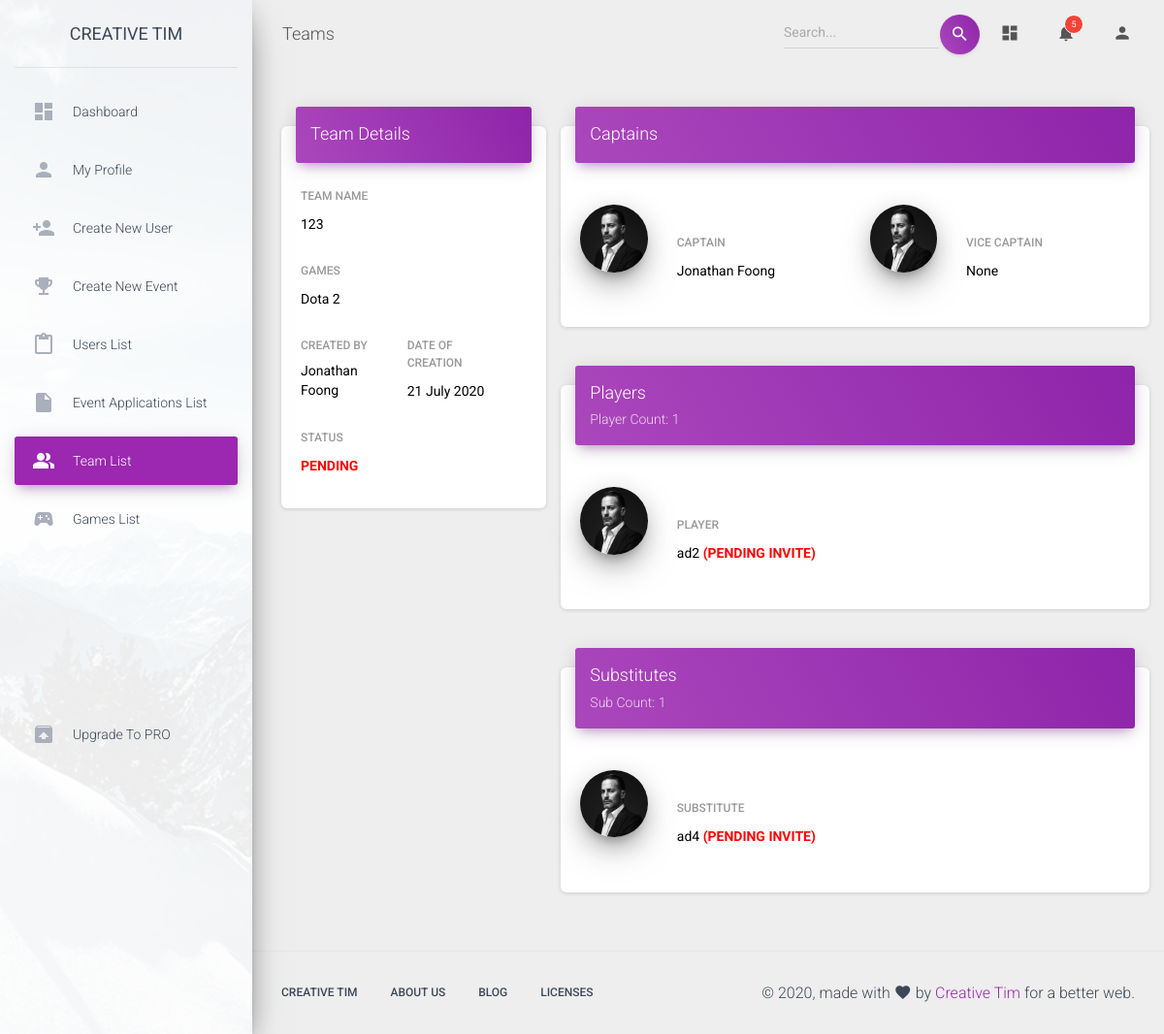
The app's page /dashboard_module/team_details.php?id=1 with its own data.
### tables this page shows
CREATE TABLE `teams` (
  `team_id` int(11) NOT NULL,
  `team_name` varchar(50) NOT NULL,
  `games` varchar(150) NOT NULL,
  `created_at` datetime NOT NULL,
  `created_by` int(11) NOT NULL,
  `status` enum('pending','authenticated','') NOT NULL,
  `updated_at` datetime DEFAULT NULL,
  `delete_at` datetime DEFAULT NULL
);

CREATE TABLE `users` (
  `id` int(11) NOT NULL,
  `full_name` varchar(100) NOT NULL,
  `user_id` varchar(50) DEFAULT NULL,
  `mobile_number` varchar(15) NOT NULL,
  `email` varchar(100) NOT NULL,
  `password` varchar(100) NOT NULL,
  `DoB` date NOT NULL,
  `gender` enum('male','female') NOT NULL,
  `status` enum('created','authenticated','inactive','') NOT NULL,
  `accessed_at` datetime DEFAULT NULL,
  `updated_at` datetime NOT NULL,
  `city` varchar(100) NOT NULL,
  `state` varchar(100) NOT NULL,
  `is_admin` int(1) NOT NULL DEFAULT 0,
  `image_url` varchar(50) DEFAULT NULL
);

CREATE TABLE `user_teams` (
  `id` int(11) NOT NULL,
  `team_id` int(11) NOT NULL,
  `user_id` int(11) NOT NULL,
  `role` enum('captain','vice','player','substitute','') NOT NULL,
  `created_at` datetime NOT NULL,
  `status` enum('pending','accepted','rejected','') NOT NULL,
  `delete_at` datetime DEFAULT NULL
);

### dashboard_module/team_details.php (the view, shortened to what the rows shown need)
<?php
  $con = DatabaseConn();
  $teamID = $_GET['id'];
  $sql_detail = "SELECT t.`team_name`, t.`games`, t.`created_at`, u.`full_name`, t.`status`
                 FROM `teams` t JOIN `users` u ON t.`created_by` = u.`id` WHERE t.`team_id` = '$teamID'";
  $details = mysqli_fetch_array(mysqli_query($con, $sql_detail));
  $team_name = $details['team_name'];
  $created_at = date("d F Y", strtotime($details['created_at']));
  $created_by = $details['full_name'];
  $status = $details['status'];
  $sql_capt = "SELECT ut.`user_id`, u.`full_name`, ut.`role`, ut.`status`
                FROM `user_teams` ut JOIN `users` u ON ut.`user_id` = u.`id`
                WHERE ut.`team_id` = '$teamID' AND ut.`role` = 'captain'";
  $capt = mysqli_fetch_array(mysqli_query($con, $sql_capt));
  $sql_player = "SELECT ut.`user_id`, u.`full_name`, ut.`role`, ut.`status`
                FROM `user_teams` ut JOIN `users` u ON ut.`user_id` = u.`id`
                WHERE ut.`team_id` = '$teamID' AND ut.`role` = 'player'";
  $player = mysqli_fetch_all(mysqli_query($con, $sql_player), MYSQLI_ASSOC);
  $playerHTML = generateSectionHTML($player);
  $sql_sub = "SELECT ut.`user_id`, u.`full_name`, ut.`role`, ut.`status`
                FROM `user_teams` ut JOIN `users` u ON ut.`user_id` = u.`id`
                WHERE ut.`team_id` = '$teamID' AND ut.`role` = 'substitute'";
  $sub = mysqli_fetch_all(mysqli_query($con, $sql_sub), MYSQLI_ASSOC);
  $subHTML = generateSectionHTML($sub);
  function generateSectionHTML($member_arr) {
    $ctr = 0;
    $memberCnt = sizeof($member_arr);
    $html = "";
    foreach($member_arr as $m) {
        if ($ctr % 2 == 0) $html .= '<div class="row">';
        $html .= generateMemberHTML($m['full_name'], $m['role'], $m['status']);
        $ctr++;
    }
    if ($memberCnt % 2 == 1) $html .= '</div>';
    return $html;
  }
  function generateMemberHTML($full_name, $role, $status) {
    $html = "";
    $statusText = "";
    if ($status == 'pending') $statusText = ' <b style="color:red;">(PENDING INVITE)</b>';
    $html .= '<div class="card-profile col-md-2">
                    <div class="card-avatar">
                        <img class="img" src="assets/img/faces/marc.jpg"/>
                    </div>
                </div>
                <div class="col-md-4">
                    <h6 class="card-category">'.strtoupper($role).'</h6>
                    <label style="color: black">'.$full_name.$statusText.'</label>
                </div>';
    return $html;
  }
?>
<!DOCTYPE html>
<html lang="en">
<head>
    <link rel="stylesheet" type="text/css" href="assets/css/bootstrap-select.min.css">
    <link rel="stylesheet" href="https://maxcdn.bootstrapcdn.com/font-awesome/latest/css/font-awesome.min.css">
    <link href="assets/css/material-dashboard.css" rel="stylesheet" />
    <link href="assets/demo/demo.css" rel="stylesheet" />
    <link rel="stylesheet" type="text/css" href="vendor/select2/select2.min.css">
    <link rel="stylesheet" type="text/css" href="vendor/daterangepicker/daterangepicker.css">
</head>
<body class="">
    <div class="wrapper ">
        <div class="main-panel">
            <div class="content">
                <div class="container-fluid">
                    <div class="row">
                        <div class="col-md-4">
                            <div class="card">
                                <div class="card-body">
                                    <div class="row">
                                        <div class="col-md-11">
                                            <div class="form-group">
                                                <h6 class="card-category">Team Name</h6>
                                                <label style="color: black"><?php echo $team_name;?></label>
                                            </div>
                                        </div>
                                    </div>
                                    <div class="row">
                                        <div class="col-md-5">
                                            <div class="form-group">
                                                <h6 class="card-category">Created by</h6>
                                                <label style="color: black"><?php echo $created_by;?></label>
                                            </div>
                                        </div>
                                        <div class="col-md-5">
                                            <div class="form-group">
                                                <h6 class="card-category">Date of Creation</h6>
                                                <label style="color: black"><?php echo $created_at;?></label>
                                            </div>
                                        </div>
                                    </div>
                                    <div class="row">
                                        <div class="col-md-11">
                                            <div class="form-group">
                                                <?php if ($status == 'pending') echo '<label style="color: red"><b>'.strtoupper($status).'</b></label>';
                                                    else echo '<label style="color: green"><b>'.strtoupper($status).'</b></label>';?>
                                            </div>
                                        </div>
                                    </div>
                                </div>
                            </div>
                        </div>
                        <div class="col-md-8">
                            <div class="row">
                                <div class="card">
                                    <div class="card-body">
                                        <br><br>
                                        <div class="row">
                                            <div class="col-md-4">
                                                <h6 class="card-category">CAPTAIN</h6>
                                                <label style="color: black"><?php echo $capt['full_name'];?></label>
                                            </div>
                                        </div>
                                        <br>
                                    </div>
                                </div>
                            </div>
                            <div class="row">
                                <div class="card">
                                    <div class="card-body">
                                        <br><br>
                                        <?php echo $playerHTML; ?>
                                        <br>
                                    </div>
                                </div>
                            </div>
                            <div class="row">
                                <div class="card">
                                    <div class="card-body">
                                        <br><br>
                                        <?php echo $subHTML; ?>
                                        <br>
                                    </div>
                                </div>
                            </div>
                        </div>
                    </div>
                </div>
            </div>
        </div>
    </div>
</body>
</html>

### records on screen
teams: team_name "123", users.full_name "Jonathan Foong", created_at "21 July 2020"
user_teams: status "PENDING", role "SUBSTITUTE", user.full_name "ad4", shows "(PENDING INVITE)"
user_teams: user.full_name "Jonathan Foong"
user_teams: role "PLAYER", user.full_name "ad2", status "(PENDING INVITE)"

### other values on screen
$games_list "Dota 2"
$playerCount "1"
$subCount "1"
